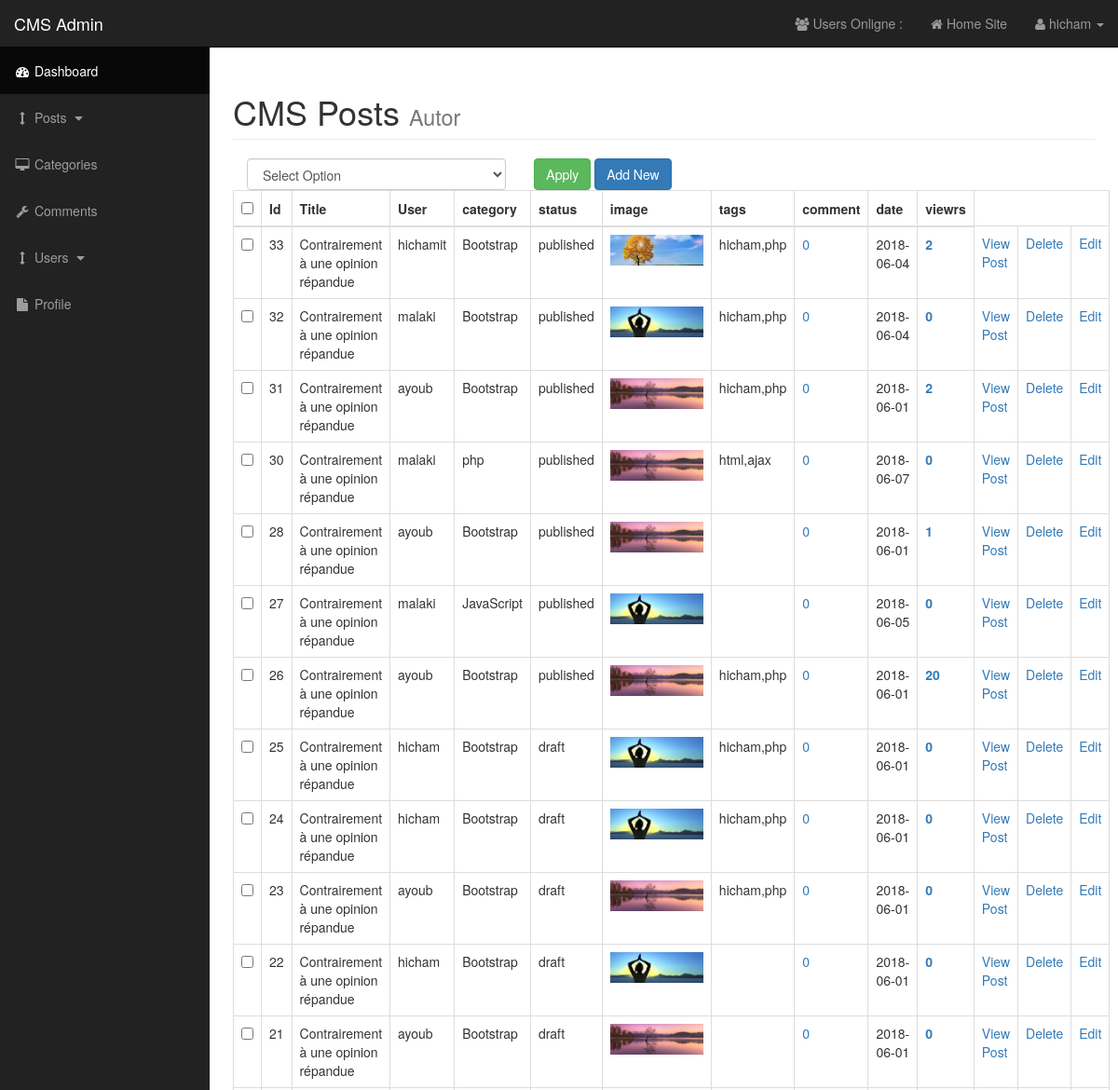
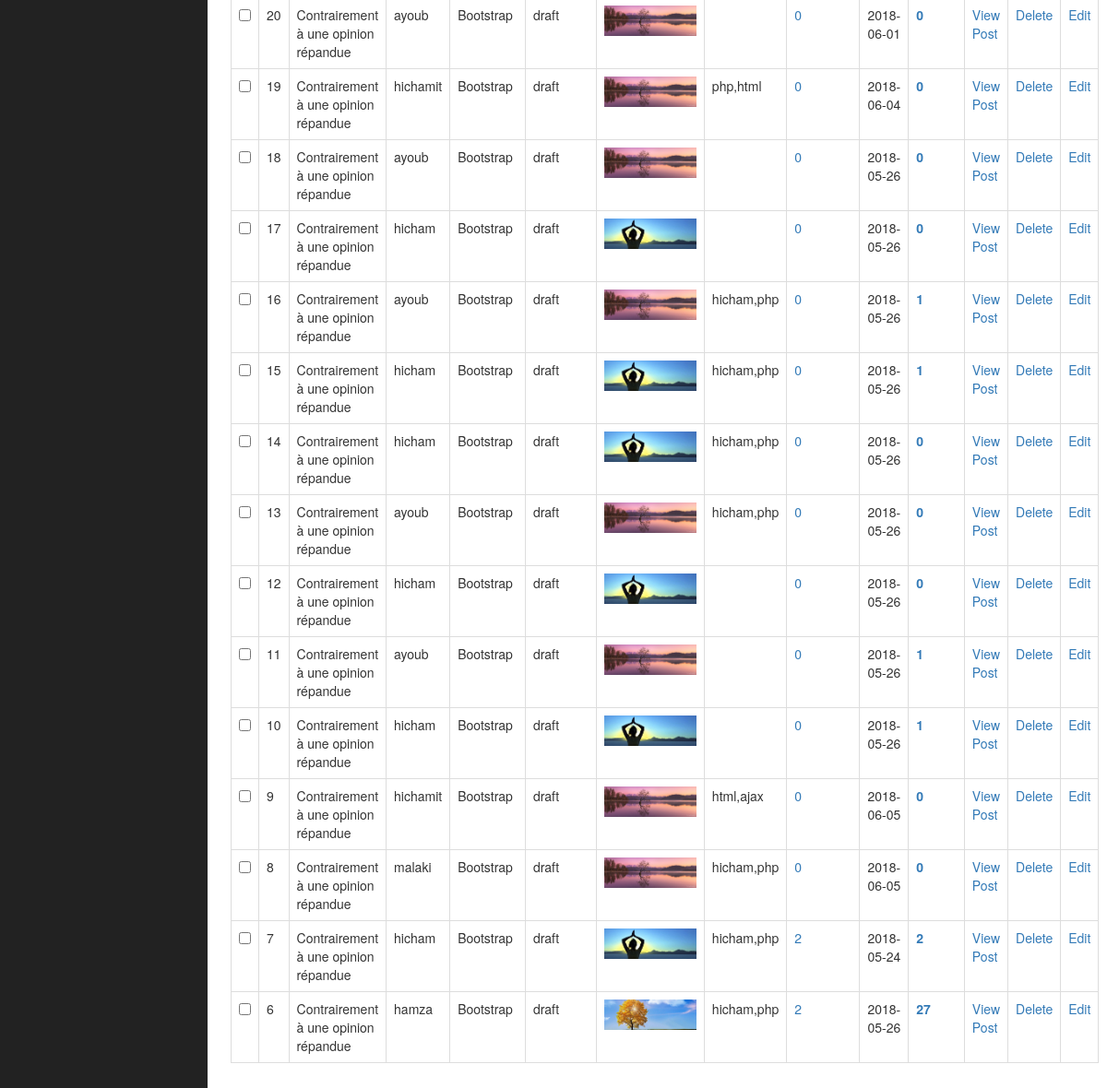
Page /admin/posts.php (signed in) on the committed database (2 pictures, top to bottom).
### tables this page shows
CREATE TABLE `posts` (
  `post_id` int(3) NOT NULL,
  `post_category_id` int(3) NOT NULL,
  `post_title` varchar(255) NOT NULL,
  `post_autor` varchar(255) NOT NULL,
  `post_user` varchar(255) NOT NULL,
  `post_date` date NOT NULL,
  `post_image` text NOT NULL,
  `post_content` text NOT NULL,
  `post_tags` varchar(255) NOT NULL,
  `post_comment_count` int(11) NOT NULL,
  `post_status` varchar(255) NOT NULL DEFAULT 'draft',
  `post_views_count` int(11) NOT NULL,
  `count_view_post` int(11) NOT NULL
);

CREATE TABLE `categories` (
  `cat_id` int(3) NOT NULL,
  `cat_title` varchar(255) NOT NULL
);

### admin/includes/View_posts.php (the view, shortened to what this page needs)
<form action="" method="post">
<div class="col-xs-4">
    <select name="bulkoption" id="bulkcontaineroption"  class="form-control">
        <option value="">Select Option</option>
    </select>
</div>
<div class="col-xs-4">
    <input type="submit" value="Apply" name="submit" class="btn btn-success">
    <a href="posts.php?source=add" class="btn btn-primary">Add New</a>
 </div>
<table class="table table-bordered table-hover">
                                <thead>
                                    <th><input type="checkbox" name="" id="selectallbox"></th>
                                    <th>Id</th>
                                    <th>Title</th>
                                    <th>User</th>
                                    <th>category</th>
                                    <th>status</th>
                                    <th>image</th>
                                    <th>tags</th>
                                    <th>comment</th>
                                    <th>date</th>
                                    <th>viewrs</th>
                                </thead>
                                <tbody>
                                 <?php
            $query = "SELECT posts.post_id,posts.post_title,posts.post_user,posts.post_autor,posts.post_category_id,posts.post_status,posts.post_image, ";
            $query.="posts.post_tags,posts.post_comment_count,posts.post_date,posts.count_view_post,categories.cat_id,categories.cat_title ";
            $query.="FROM posts ";
             $query.="LEFT join categories on posts.post_category_id = categories.cat_id  order by posts.post_id desc";
                                    $select_all_posts = mysqli_query($connection,$query);
                                    while ($row = mysqli_fetch_assoc($select_all_posts)) {
                                        $id = $row['post_id'];
                                        $Title = $row['post_title'];
                                        $User = $row['post_user'];
                                        $Author = $row['post_autor'];
                                        $status = $row['post_status'];
                                        $image = $row['post_image'];
                                        $tags = $row['post_tags'];
                                        $date = $row['post_date'];
                                        $viewers = $row['count_view_post'];
                                        $title_cat = $row['cat_title'];
                                        $querycomments = "SELECT * FROM comments where comment_post_id = {$id}";
                                        $selcomments = mysqli_query($connection,$querycomments);
                                        $cuntcomment = mysqli_num_rows($selcomments);
                                        echo" <tr>
                                    <td><input type='checkbox' name='checkboxarray[]' class='checkboxes' value='{$id}'></td>
                                    <td>{$id}</td>
                                    <td>{$Title}</td>";
                                    if (!empty($User)) {
                                        echo "<td>{$User}</td>";
                                    }elseif (!empty($Author)) {
                                        echo "<td>{$Author}</td>";
                                    }
                                   echo "<td>{$title_cat}</td>
                                    <td>{$status}</td>
                                    <td><img src='../images/{$image}' alt='image' width='100'></td>
                                    <td>{$tags}</td>
                                    <td><a href='post_comments.php?id=$id'>{$cuntcomment}</a></td>
                                    <td>{$date}</td>
                                    <th><a href='./posts.php?reset={$id}'>{$viewers}</a></th>
                                    <td><a href='../post.php?idpost={$id}'>View Post</a></td>
                                    <td><a rel='{$id}' class='delete_link' href='javascript:void(0)'>Delete</a></td>
                                    <td><a href='posts.php?source=update&p_id={$id}'>Edit</a></td>
                                    </tr>";
                                    }
                                 ?>
                                </tbody>
                            </table>
</form>

### admin/includes/admin_header.php (shortened to what this page needs)
<!DOCTYPE html>
<html lang="en">
<head>
    <link href="css/bootstrap.min.css" rel="stylesheet">
    <link href="css/sb-admin.css" rel="stylesheet">
    <link href="font-awesome/css/font-awesome.min.css" rel="stylesheet" type="text/css">
    <link href="css/style.css" rel="stylesheet">
</head>
<body>

### admin/includes/admin_navigation.php (shortened to what this page needs)
    <div id="wrapper">
<nav class="navbar navbar-inverse navbar-fixed-top" role="navigation">
            <div class="navbar-header">
                <a class="navbar-brand" href="index.php">CMS Admin</a>
            </div>
            <ul class="nav navbar-right top-nav">
            <li><a><i class="fa fa-users"></i> Users Onligne : <span class="useronline"></span></a></li>
            <li><a href="../index.php"><i class="fa fa-home"></i> Home Site</a></li>
                <li class="dropdown">
                    <a href="#" class="dropdown-toggle" data-toggle="dropdown"><i class="fa fa-user"></i> <?php echo $_SESSION['firstname'];?> <b class="caret"></b></a>
                </li>
            </ul>
            <div class="collapse navbar-collapse navbar-ex1-collapse">
                <ul class="nav navbar-nav side-nav">
                    <li class="active">
                        <a href="index.php"><i class="fa fa-fw fa-dashboard"></i> Dashboard</a>
                    </li>
                    <li>
                        <a href="javascript:;" data-toggle="collapse" data-target="#posts"><i class="fa fa-fw fa-arrows-v"></i> Posts <i class="fa fa-fw fa-caret-down"></i></a>
                    </li>
                    <li>
                        <a href="./categories.php"><i class="fa fa-fw fa-desktop"></i> Categories</a>
                    </li>
                    <li>
                        <a href="./comments.php"><i class="fa fa-fw fa-wrench"></i> Comments</a>
                    </li>
                    <li>
                        <a href="javascript:;" data-toggle="collapse" data-target="#demo"><i class="fa fa-fw fa-arrows-v"></i> Users <i class="fa fa-fw fa-caret-down"></i></a>
                    </li>
                    <li>
                        <a href="./profile.php"><i class="fa fa-fw fa-file"></i> Profile</a>
                    </li>
                </ul>
            </div>
        </nav>

### admin/posts.php (shortened to what this page needs)
<?php include("includes/admin_header.php");?>
<?php include("includes/admin_navigation.php");?>
        <div id="page-wrapper">
            <div class="container-fluid">
                <div class="row">
                    <div class="col-lg-12">
                        <h1 class="page-header">
                            CMS Posts
                            <small>Autor</small>
                        </h1>
                         <?php
                         if ( isset($_GET['source'])  ) {
                             $source = $_GET['source'];
                         } else {
                             $source ='';
                         }
                         switch ($source) {
                             default:
                                 include "includes/View_posts.php";
                                 break;
                         }
                         ?>
                    </div>
                </div>
            </div>
        </div>
   <?php include("includes/admin_footer.php");?>

### admin/includes/admin_footer.php (shortened to what this page needs)
 </div>
</body>
</html>

### admin/css/sb-admin.css (style rules this page uses)
body { margin-top: 100px; background-color: #222; }
@media (min-width:768px) { body { margin-top: 50px; } }
#wrapper { padding-left: 0; }
#page-wrapper { width: 100%; padding: 0; background-color: #fff; }
@media (min-width:768px) { #wrapper { padding-left: 225px; } }
@media (min-width:768px) { #page-wrapper { padding: 10px; } }
.top-nav { padding: 0 15px; }
.top-nav>li { display: inline-block; float: left; }
.top-nav>li>a { padding-top: 15px; padding-bottom: 15px; line-height: 20px; color: #999; }
@media (min-width:768px) { .side-nav { position: fixed; top: 51px; left: 225px; width: 225px; margin-left: -225px; border: none; border-radius: 0; overflow-y: auto; background-color: #222; } }
@media (min-width:768px) { .side-nav>li>a { width: 225px; } }

### rows in the picture
posts: post_id "33", post_title "Contrairement à une opinion répandue", post_user "hichamit", categories.cat_title "Bootstrap", post_status "published", post_image (picture), post_tags "hicham,php", cuntcomment "0", post_date "2018-06-04", count_view_post "2"
posts: post_id "32", post_title "Contrairement à une opinion répandue", post_user "malaki", categories.cat_title "Bootstrap", post_status "published", post_image (picture), post_tags "hicham,php", cuntcomment "0", post_date "2018-06-04", count_view_post "0"
posts: post_id "31", post_title "Contrairement à une opinion répandue", post_autor "ayoub", categories.cat_title "Bootstrap", post_status "published", post_image (picture), post_tags "hicham,php", cuntcomment "0", post_date "2018-06-01", count_view_post "2"
posts: post_id "30", post_title "Contrairement à une opinion répandue", post_user "malaki", categories.cat_title "php", post_status "published", post_image (picture), post_tags "html,ajax", cuntcomment "0", post_date "2018-06-07", count_view_post "0"
posts: post_id "28", post_title "Contrairement à une opinion répandue", post_autor "ayoub", categories.cat_title "Bootstrap", post_status "published", post_image (picture), cuntcomment "0", post_date "2018-06-01", count_view_post "1"
posts: post_id "27", post_title "Contrairement à une opinion répandue", post_user "malaki", categories.cat_title "JavaScript", post_status "published", post_image (picture), cuntcomment "0", post_date "2018-06-05", count_view_post "0"
posts: post_id "26", post_title "Contrairement à une opinion répandue", post_autor "ayoub", categories.cat_title "Bootstrap", post_status "published", post_image (picture), post_tags "hicham,php", cuntcomment "0", post_date "2018-06-01", count_view_post "20"
posts: post_id "25", post_title "Contrairement à une opinion répandue", post_autor "hicham", categories.cat_title "Bootstrap", post_status "draft", post_image (picture), post_tags "hicham,php", cuntcomment "0", post_date "2018-06-01", count_view_post "0"
posts: post_id "24", post_title "Contrairement à une opinion répandue", post_autor "hicham", categories.cat_title "Bootstrap", post_status "draft", post_image (picture), post_tags "hicham,php", cuntcomment "0", post_date "2018-06-01", count_view_post "0"
posts: post_id "23", post_title "Contrairement à une opinion répandue", post_autor "ayoub", categories.cat_title "Bootstrap", post_status "draft", post_image (picture), post_tags "hicham,php", cuntcomment "0", post_date "2018-06-01", count_view_post "0"
posts: post_id "22", post_title "Contrairement à une opinion répandue", post_autor "hicham", categories.cat_title "Bootstrap", post_status "draft", post_image (picture), cuntcomment "0", post_date "2018-06-01", count_view_post "0"
posts: post_id "21", post_title "Contrairement à une opinion répandue", post_autor "ayoub", categories.cat_title "Bootstrap", post_status "draft", post_image (picture), cuntcomment "0", post_date "2018-06-01", count_view_post "0"
posts: post_id "20", post_title "Contrairement à une opinion répandue", post_autor "ayoub", categories.cat_title "Bootstrap", post_status "draft", post_image (picture), cuntcomment "0", post_date "2018-06-01", count_view_post "0"
posts: post_id "19", post_title "Contrairement à une opinion répandue", post_user "hichamit", categories.cat_title "Bootstrap", post_status "draft", post_image (picture), post_tags "php,html", cuntcomment "0", post_date "2018-06-04", count_view_post "0"
posts: post_id "18", post_title "Contrairement à une opinion répandue", post_autor "ayoub", categories.cat_title "Bootstrap", post_status "draft", post_image (picture), cuntcomment "0", post_date "2018-05-26", count_view_post "0"
posts: post_id "17", post_title "Contrairement à une opinion répandue", post_autor "hicham", categories.cat_title "Bootstrap", post_status "draft", post_image (picture), cuntcomment "0", post_date "2018-05-26", count_view_post "0"
posts: post_id "16", post_title "Contrairement à une opinion répandue", post_autor "ayoub", categories.cat_title "Bootstrap", post_status "draft", post_image (picture), post_tags "hicham,php", cuntcomment "0", post_date "2018-05-26", count_view_post "1"
posts: post_id "15", post_title "Contrairement à une opinion répandue", post_autor "hicham", categories.cat_title "Bootstrap", post_status "draft", post_image (picture), post_tags "hicham,php", cuntcomment "0", post_date "2018-05-26", count_view_post "1"
posts: post_id "14", post_title "Contrairement à une opinion répandue", post_autor "hicham", categories.cat_title "Bootstrap", post_status "draft", post_image (picture), post_tags "hicham,php", cuntcomment "0", post_date "2018-05-26", count_view_post "0"
posts: post_id "13", post_title "Contrairement à une opinion répandue", post_autor "ayoub", categories.cat_title "Bootstrap", post_status "draft", post_image (picture), post_tags "hicham,php", cuntcomment "0", post_date "2018-05-26", count_view_post "0"
posts: post_id "12", post_title "Contrairement à une opinion répandue", post_autor "hicham", categories.cat_title "Bootstrap", post_status "draft", post_image (picture), cuntcomment "0", post_date "2018-05-26", count_view_post "0"
posts: post_id "11", post_title "Contrairement à une opinion répandue", post_autor "ayoub", categories.cat_title "Bootstrap", post_status "draft", post_image (picture), cuntcomment "0", post_date "2018-05-26", count_view_post "1"
posts: post_id "10", post_title "Contrairement à une opinion répandue", post_autor "hicham", categories.cat_title "Bootstrap", post_status "draft", post_image (picture), cuntcomment "0", post_date "2018-05-26", count_view_post "1"
posts: post_id "9", post_title "Contrairement à une opinion répandue", post_user "hichamit", categories.cat_title "Bootstrap", post_status "draft", post_image (picture), post_tags "html,ajax", cuntcomment "0", post_date "2018-06-05", count_view_post "0"
posts: post_id "8", post_title "Contrairement à une opinion répandue", post_user "malaki", categories.cat_title "Bootstrap", post_status "draft", post_image (picture), post_tags "hicham,php", cuntcomment "0", post_date "2018-06-05", count_view_post "0"
posts: post_id "7", post_title "Contrairement à une opinion répandue", post_autor "hicham", categories.cat_title "Bootstrap", post_status "draft", post_image (picture), post_tags "hicham,php", cuntcomment "2", post_date "2018-05-24", count_view_post "2"
posts: post_id "6", post_title "Contrairement à une opinion répandue", post_autor "hamza", categories.cat_title "Bootstrap", post_status "draft", post_image (picture), post_tags "hicham,php", cuntcomment "2", post_date "2018-05-26", count_view_post "27"

### other values in the picture
$_SESSION['firstname'] "hicham"
